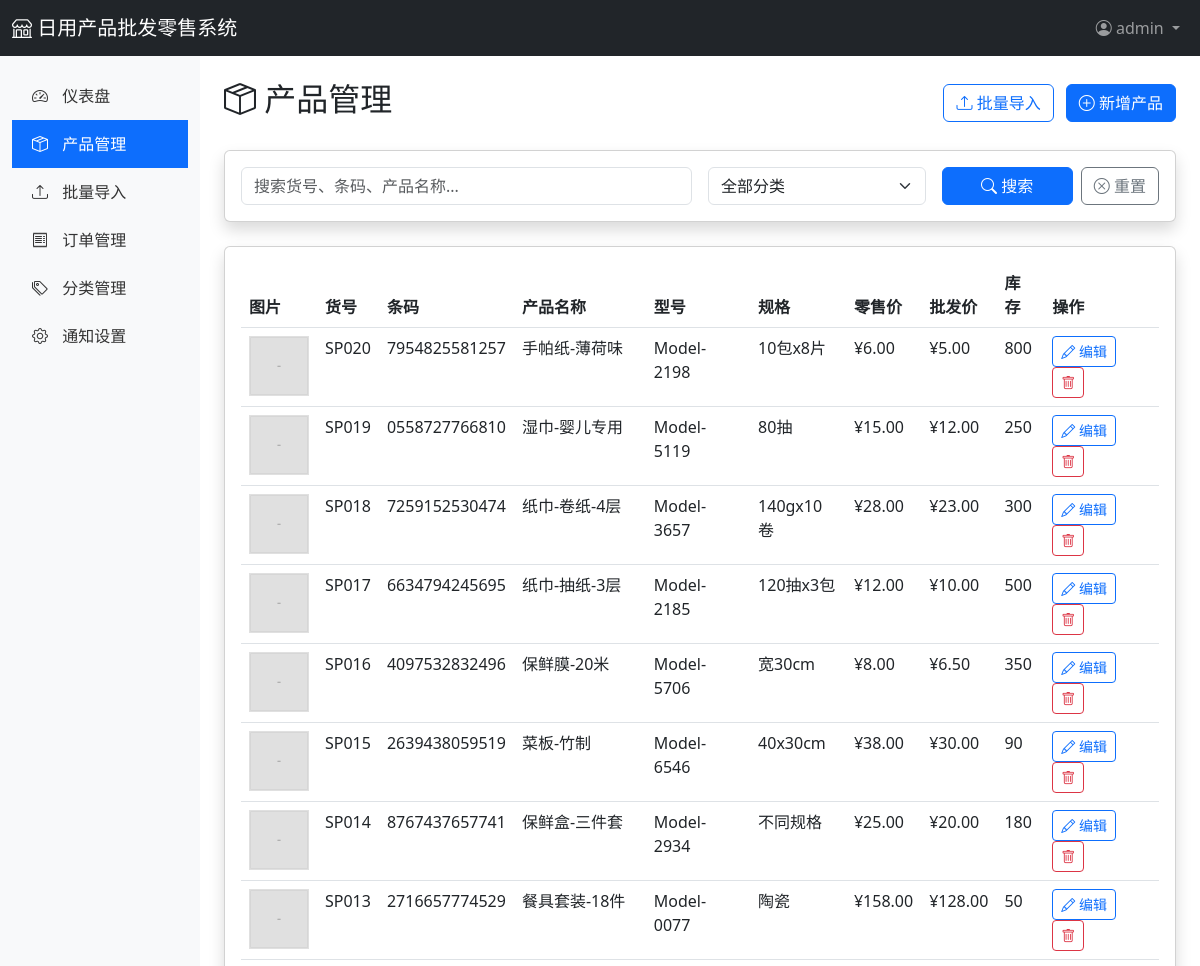
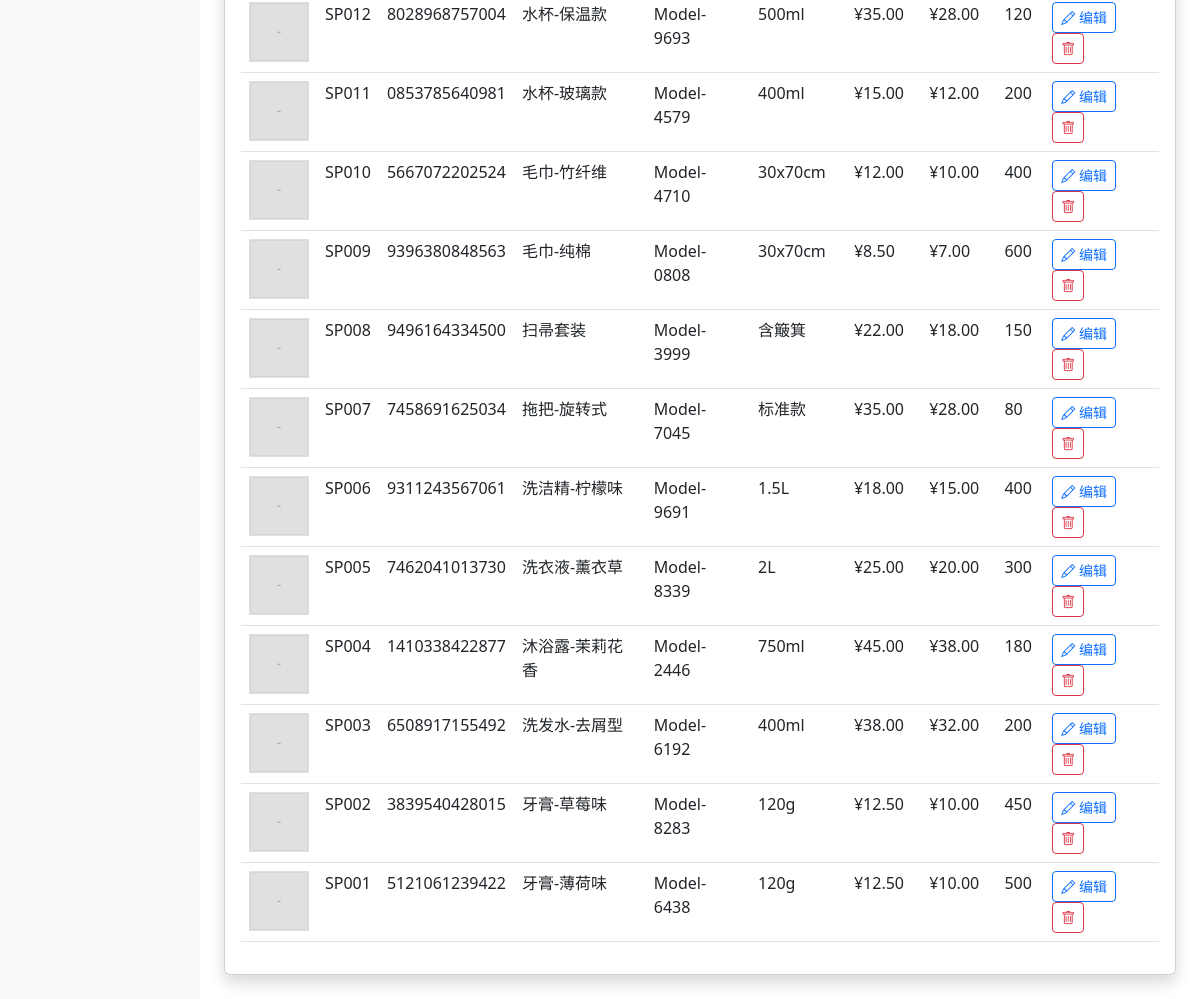
/admin/products (signed in), run on the app's committed database (2 pictures, top to bottom).
### app/models.py (models this page shows, shortened)
class User(UserMixin, db.Model):
    __tablename__ = 'users'
    id = db.Column(db.Integer, primary_key=True)
    username = db.Column(db.String(80), unique=True, nullable=False)
    email = db.Column(db.String(120), unique=True, nullable=False)
    password_hash = db.Column(db.String(255), nullable=False)
    role = db.Column(db.String(20), default='admin')  # admin, staff
    phone = db.Column(db.String(20))
    is_active = db.Column(db.Boolean, default=True)
    created_at = db.Column(db.DateTime, default=datetime.utcnow)
    updated_at = db.Column(db.DateTime, default=datetime.utcnow, onupdate=datetime.utcnow)
    orders = db.relationship('Order', backref='user', lazy='dynamic')

class Product(db.Model):
    __tablename__ = 'products'
    id = db.Column(db.Integer, primary_key=True)
    product_code = db.Column(db.String(50), unique=True, nullable=False, index=True)  # 货号
    barcode = db.Column(db.String(50), index=True)  # 条码
    name = db.Column(db.String(200), nullable=False, index=True)  # 产品名称
    model = db.Column(db.String(100))  # 型号
    specification = db.Column(db.String(200))  # 规格
    unit = db.Column(db.String(20))  # 单位
    retail_price = db.Column(db.Float, default=0)  # 零售价
    wholesale_price = db.Column(db.Float, default=0)  # 批发价
    wholesale_min_qty = db.Column(db.Integer, default=1)  # 批发最小数量
    stock = db.Column(db.Integer, default=0)  # 库存
    description = db.Column(db.Text)  # 产品描述
    status = db.Column(db.String(20), default='active')  # active, inactive
    created_at = db.Column(db.DateTime, default=datetime.utcnow)
    updated_at = db.Column(db.DateTime, default=datetime.utcnow, onupdate=datetime.utcnow)
    category_id = db.Column(db.Integer, db.ForeignKey('categories.id'))
    images = db.relationship('ProductImage', backref='product', lazy='dynamic', cascade='all, delete-orphan')
    order_items = db.relationship('OrderItem', backref='product', lazy='dynamic')

class ProductImage(db.Model):
    __tablename__ = 'product_images'
    id = db.Column(db.Integer, primary_key=True)
    product_id = db.Column(db.Integer, db.ForeignKey('products.id'), nullable=False)
    image_url = db.Column(db.String(500), nullable=False)
    is_primary = db.Column(db.Boolean, default=False)  # 是否为主图
    sort_order = db.Column(db.Integer, default=0)
    created_at = db.Column(db.DateTime, default=datetime.utcnow)

### app/routes/admin.py (the view)
@admin_bp.route('/products')
@login_required
def products():
    page = request.args.get('page', 1, type=int)
    per_page = 20
    query = request.args.get('q', '')
    category_id = request.args.get('category_id', type=int)
    products_query = Product.query
    if query:
        products_query = products_query.filter(
            (Product.name.contains(query)) |
            (Product.product_code.contains(query)) |
            (Product.barcode.contains(query))
        )
    if category_id:
        products_query = products_query.filter_by(category_id=category_id)
    pagination = products_query.order_by(Product.created_at.desc()).paginate(
        page=page, per_page=per_page, error_out=False
    )
    categories = Category.query.all()
    return render_template('admin/products.html',
                         products=pagination.items,
                         pagination=pagination,
                         categories=categories,
                         query=query,
                         category_id=category_id)

### app/templates/admin/products.html (shortened to what this page needs)
{% extends "admin/base.html" %}
{% block content %}
<div class="d-flex justify-content-between align-items-center mb-4">
    <h2><i class="bi bi-box-seam"></i> 产品管理</h2>
    <div>
        <a href="{{ url_for('admin.products_import') }}" class="btn btn-outline-primary me-2">
            <i class="bi bi-upload"></i> 批量导入
        </a>
        <a href="{{ url_for('admin.product_new') }}" class="btn btn-primary">
            <i class="bi bi-plus-circle"></i> 新增产品
        </a>
    </div>
</div>
<div class="card shadow mb-4">
    <div class="card-body">
        <form method="GET" action="{{ url_for('admin.products') }}">
            <div class="row g-3">
                <div class="col-md-6">
                    <input type="text" class="form-control" name="q" placeholder="搜索货号、条码、产品名称..." value="{{ query }}">
                </div>
                <div class="col-md-3">
                    <select class="form-select" name="category_id">
                        <option value="">全部分类</option>
                    </select>
                </div>
                <div class="col-md-3">
                    <div class="d-flex gap-2">
                        <button type="submit" class="btn btn-primary flex-grow-1">
                            <i class="bi bi-search"></i> 搜索
                        </button>
                        <a href="{{ url_for('admin.products') }}" class="btn btn-outline-secondary">
                            <i class="bi bi-x-circle"></i> 重置
                        </a>
                    </div>
                </div>
            </div>
        </form>
    </div>
</div>
<div class="card shadow">
    <div class="card-body">
        <div class="table-responsive">
            <table class="table table-hover">
                <thead>
                    <tr>
                        <th>图片</th>
                        <th>货号</th>
                        <th>条码</th>
                        <th>产品名称</th>
                        <th>型号</th>
                        <th>规格</th>
                        <th>零售价</th>
                        <th>批发价</th>
                        <th>库存</th>
                        <th>操作</th>
                    </tr>
                </thead>
                <tbody>
                    {% if products %}
                        {% for product in products %}
                        <tr>
                            <td>
                                {% set primary_image = product.images.filter_by(is_primary=True).first() %}
                                {% if primary_image %}
                                    <img src="{{ primary_image.image_url }}" width="60" height="60" style="object-fit: cover;">
                                {% elif product.images.first() %}
                                    <img src="{{ product.images.first().image_url }}" width="60" height="60" style="object-fit: cover;">
                                {% else %}
                                    <div class="bg-light d-flex align-items-center justify-content-center" style="width: 60px; height: 60px;">
                                        <i class="bi bi-image text-muted"></i>
                                    </div>
                                {% endif %}
                            </td>
                            <td>{{ product.product_code }}</td>
                            <td>{{ product.barcode or '-' }}</td>
                            <td>{{ product.name }}</td>
                            <td>{{ product.model or '-' }}</td>
                            <td>{{ product.specification or '-' }}</td>
                            <td>¥{{ "%.2f"|format(product.retail_price) }}</td>
                            <td>¥{{ "%.2f"|format(product.wholesale_price) }}</td>
                            <td>
                                {% if product.stock == 0 %}
                                    <span class="badge bg-danger">缺货</span>
                                {% elif product.stock < 10 %}
                                    <span class="badge bg-warning">{{ product.stock }}</span>
                                {% else %}
                                    {{ product.stock }}
                                {% endif %}
                            </td>
                            <td>
                                <a href="{{ url_for('admin.product_edit', product_id=product.id) }}" class="btn btn-sm btn-outline-primary">
                                    <i class="bi bi-pencil"></i> 编辑
                                </a>
                                <button onclick="deleteProduct({{ product.id }}, '{{ product.name }}')" class="btn btn-sm btn-outline-danger">
                                    <i class="bi bi-trash"></i>
                                </button>
                            </td>
                        </tr>
                        {% endfor %}
                    {% endif %}
                </tbody>
            </table>
        </div>
    </div>
</div>
{% endblock %}

### app/templates/admin/base.html (shortened to what this page needs)
<!DOCTYPE html>
<html lang="zh-CN">
<head>
    <link href="https://cdn.jsdelivr.net/npm/bootstrap@5.3.0/dist/css/bootstrap.min.css" rel="stylesheet">
    <link href="https://cdn.jsdelivr.net/npm/bootstrap-icons@1.11.0/font/bootstrap-icons.css" rel="stylesheet">
</head>
<body>
    <nav class="navbar navbar-expand-lg navbar-dark bg-dark">
        <div class="container-fluid">
            <a class="navbar-brand" href="{{ url_for('main.index') }}">
                <i class="bi bi-shop"></i> 日用产品批发零售系统
            </a>
            <div class="navbar-nav ms-auto">
                <div class="nav-item dropdown">
                    <a class="nav-link dropdown-toggle" href="#" role="button" data-bs-toggle="dropdown">
                        <i class="bi bi-person-circle"></i> {{ current_user.username }}
                    </a>
                </div>
            </div>
        </div>
    </nav>
    <div class="container-fluid">
        <div class="row">
            <nav class="col-md-2 d-none d-md-block sidebar py-3">
                <ul class="nav flex-column">
                    <li class="nav-item">
                        <a class="nav-link {% if request.endpoint == 'admin.dashboard' %}active{% endif %}" href="{{ url_for('admin.dashboard') }}">
                            <i class="bi bi-speedometer2"></i> 仪表盘
                        </a>
                    </li>
                    <li class="nav-item">
                        <a class="nav-link {% if 'admin.product' in request.endpoint %}active{% endif %}" href="{{ url_for('admin.products') }}">
                            <i class="bi bi-box-seam"></i> 产品管理
                        </a>
                    </li>
                    <li class="nav-item">
                        <a class="nav-link {% if request.endpoint == 'admin.products_import' %}active{% endif %}" href="{{ url_for('admin.products_import') }}">
                            <i class="bi bi-upload"></i> 批量导入
                        </a>
                    </li>
                    <li class="nav-item">
                        <a class="nav-link {% if request.endpoint == 'admin.orders' %}active{% endif %}" href="{{ url_for('admin.orders') }}">
                            <i class="bi bi-receipt"></i> 订单管理
                        </a>
                    </li>
                    <li class="nav-item">
                        <a class="nav-link {% if request.endpoint == 'admin.categories' %}active{% endif %}" href="{{ url_for('admin.categories') }}">
                            <i class="bi bi-tags"></i> 分类管理
                        </a>
                    </li>
                    <li class="nav-item">
                        <a class="nav-link {% if 'system' in request.endpoint %}active{% endif %}" href="{{ url_for('system.settings') }}">
                            <i class="bi bi-gear"></i> 通知设置
                        </a>
                    </li>
                </ul>
            </nav>
            <main class="col-md-10 ms-sm-auto col-lg-10 px-md-4 py-4">
                {% block content %}{% endblock %}
            </main>
        </div>
    </div>
</body>
</html>

### app/templates/admin/base.html (style rules this page uses)
.sidebar { min-height: calc(100vh - 56px); background-color: #f8f9fa; }
.sidebar .nav-link { color: #333; padding: 12px 20px; }
.sidebar .nav-link:hover, .sidebar .nav-link.active { background-color: #0d6efd; color: white; }
.sidebar .nav-link i { margin-right: 10px; }

### data on the page
User: username "admin"
Product: image_url (placeholder picture), product_code "SP020", barcode "7954825581257", name "手帕纸-薄荷味", model "Model-2198", specification "10包x8片", retail_price "6.00", wholesale_price "5.00", stock "800"
Product: image_url (placeholder picture), product_code "SP019", barcode "0558727766810", name "湿巾-婴儿专用", model "Model-5119", specification "80抽", retail_price "15.00", wholesale_price "12.00", stock "250"
Product: image_url (placeholder picture), product_code "SP018", barcode "7259152530474", name "纸巾-卷纸-4层", model "Model-3657", specification "140gx10卷", retail_price "28.00", wholesale_price "23.00", stock "300"
Product: image_url (placeholder picture), product_code "SP017", barcode "6634794245695", name "纸巾-抽纸-3层", model "Model-2185", specification "120抽x3包", retail_price "12.00", wholesale_price "10.00", stock "500"
Product: image_url (placeholder picture), product_code "SP016", barcode "4097532832496", name "保鲜膜-20米", model "Model-5706", specification "宽30cm", retail_price "8.00", wholesale_price "6.50", stock "350"
Product: image_url (placeholder picture), product_code "SP015", barcode "2639438059519", name "菜板-竹制", model "Model-6546", specification "40x30cm", retail_price "38.00", wholesale_price "30.00", stock "90"
Product: image_url (placeholder picture), product_code "SP014", barcode "8767437657741", name "保鲜盒-三件套", model "Model-2934", specification "不同规格", retail_price "25.00", wholesale_price "20.00", stock "180"
Product: image_url (placeholder picture), product_code "SP013", barcode "2716657774529", name "餐具套装-18件", model "Model-0077", specification "陶瓷", retail_price "158.00", wholesale_price "128.00", stock "50"
Product: image_url (placeholder picture), product_code "SP012", barcode "8028968757004", name "水杯-保温款", model "Model-9693", specification "500ml", retail_price "35.00", wholesale_price "28.00", stock "120"
Product: image_url (placeholder picture), product_code "SP011", barcode "0853785640981", name "水杯-玻璃款", model "Model-4579", specification "400ml", retail_price "15.00", wholesale_price "12.00", stock "200"
Product: image_url (placeholder picture), product_code "SP010", barcode "5667072202524", name "毛巾-竹纤维", model "Model-4710", specification "30x70cm", retail_price "12.00", wholesale_price "10.00", stock "400"
Product: image_url (placeholder picture), product_code "SP009", barcode "9396380848563", name "毛巾-纯棉", model "Model-0808", specification "30x70cm", retail_price "8.50", wholesale_price "7.00", stock "600"
Product: image_url (placeholder picture), product_code "SP008", barcode "9496164334500", name "扫帚套装", model "Model-3999", specification "含簸箕", retail_price "22.00", wholesale_price "18.00", stock "150"
Product: image_url (placeholder picture), product_code "SP007", barcode "7458691625034", name "拖把-旋转式", model "Model-7045", specification "标准款", retail_price "35.00", wholesale_price "28.00", stock "80"
Product: image_url (placeholder picture), product_code "SP006", barcode "9311243567061", name "洗洁精-柠檬味", model "Model-9691", specification "1.5L", retail_price "18.00", wholesale_price "15.00", stock "400"
Product: image_url (placeholder picture), product_code "SP005", barcode "7462041013730", name "洗衣液-薰衣草", model "Model-8339", specification "2L", retail_price "25.00", wholesale_price "20.00", stock "300"
Product: image_url (placeholder picture), product_code "SP004", barcode "1410338422877", name "沐浴露-茉莉花香", model "Model-2446", specification "750ml", retail_price "45.00", wholesale_price "38.00", stock "180"
Product: image_url (placeholder picture), product_code "SP003", barcode "6508917155492", name "洗发水-去屑型", model "Model-6192", specification "400ml", retail_price "38.00", wholesale_price "32.00", stock "200"
Product: image_url (placeholder picture), product_code "SP002", barcode "3839540428015", name "牙膏-草莓味", model "Model-8283", specification "120g", retail_price "12.50", wholesale_price "10.00", stock "450"
Product: image_url (placeholder picture), product_code "SP001", barcode "5121061239422", name "牙膏-薄荷味", model "Model-6438", specification "120g", retail_price "12.50", wholesale_price "10.00", stock "500"
